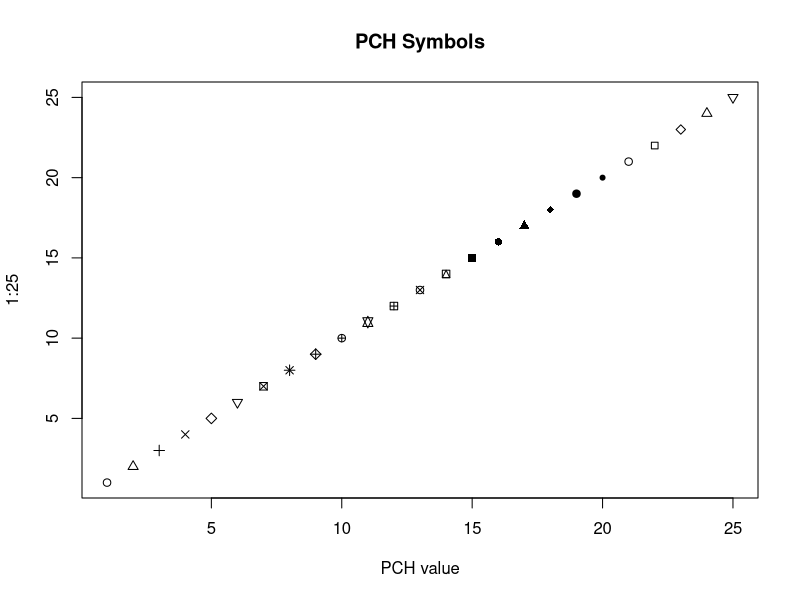

The R source for this figure:
## ---- chunk 1
plot(1:25,pch=1:25,type="p",xlab="PCH value", main="PCH Symbols")
